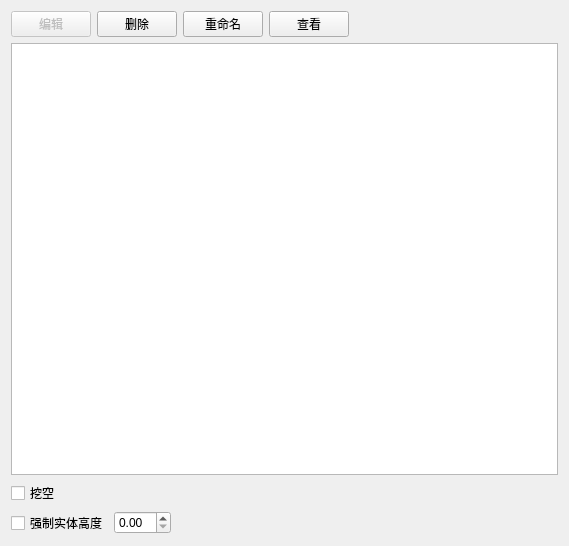
<?xml version="1.0" encoding="UTF-8"?>
<ui version="4.0">
 <class>ByyMaskWidget</class>
 <widget class="QWidget" name="ByyMaskWidget">
  <property name="geometry">
   <rect>
    <x>0</x>
    <y>0</y>
    <width>569</width>
    <height>546</height>
   </rect>
  </property>
  <property name="windowTitle">
   <string>ByyMaskWidget</string>
  </property>
  <layout class="QVBoxLayout" name="verticalLayout">
   <item>
    <layout class="QHBoxLayout" name="horizontalLayout">
     <item>
      <widget class="QPushButton" name="pushButton">
       <property name="enabled">
        <bool>false</bool>
       </property>
       <property name="text">
        <string>编辑</string>
       </property>
      </widget>
     </item>
     <item>
      <widget class="QPushButton" name="pushButton_2">
       <property name="text">
        <string>删除</string>
       </property>
      </widget>
     </item>
     <item>
      <widget class="QPushButton" name="pushButton_3">
       <property name="text">
        <string>重命名</string>
       </property>
      </widget>
     </item>
     <item>
      <widget class="QPushButton" name="pushButton_4">
       <property name="text">
        <string>查看</string>
       </property>
      </widget>
     </item>
     <item>
      <spacer name="horizontalSpacer">
       <property name="orientation">
        <enum>Qt::Horizontal</enum>
       </property>
       <property name="sizeHint" stdset="0">
        <size>
         <width>40</width>
         <height>20</height>
        </size>
       </property>
      </spacer>
     </item>
    </layout>
   </item>
   <item>
    <widget class="QListWidget" name="listWidget"/>
   </item>
   <item>
    <widget class="QCheckBox" name="myMaskCheckBox">
     <property name="text">
      <string>挖空</string>
     </property>
    </widget>
   </item>
   <item>
    <layout class="QHBoxLayout" name="horizontalLayout_2">
     <item>
      <widget class="QCheckBox" name="checkBox">
       <property name="text">
        <string>强制实体高度</string>
       </property>
      </widget>
     </item>
     <item>
      <widget class="QDoubleSpinBox" name="doubleSpinBox"/>
     </item>
     <item>
      <spacer name="horizontalSpacer_2">
       <property name="orientation">
        <enum>Qt::Horizontal</enum>
       </property>
       <property name="sizeHint" stdset="0">
        <size>
         <width>40</width>
         <height>20</height>
        </size>
       </property>
      </spacer>
     </item>
    </layout>
   </item>
  </layout>
 </widget>
 <layoutdefault spacing="6" margin="11"/>
 <resources/>
 <connections/>
</ui>
